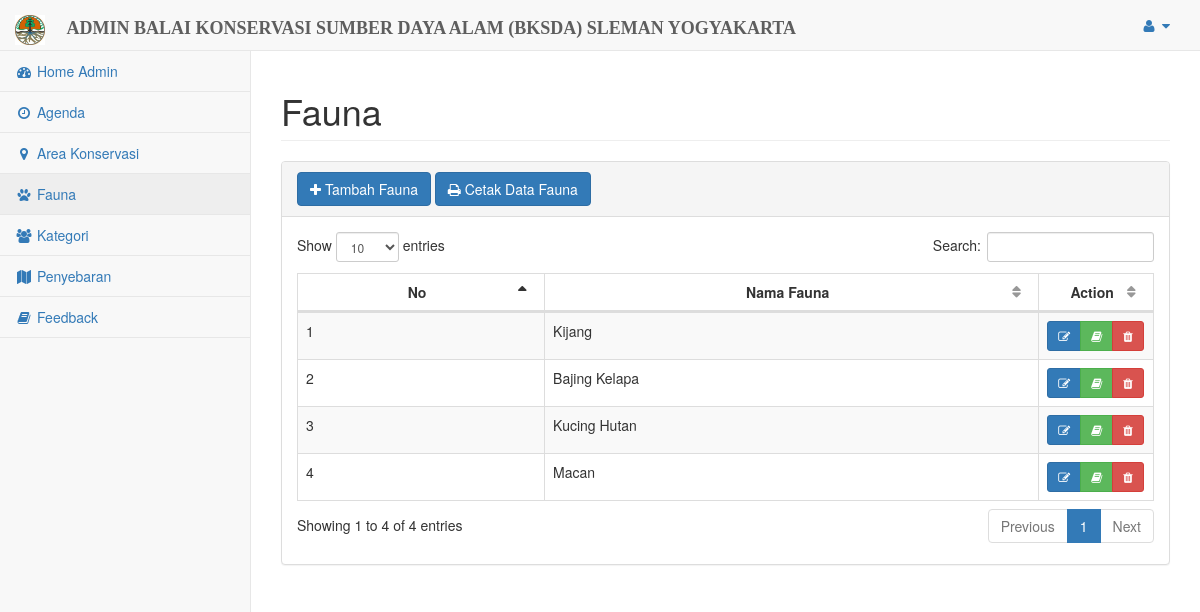
Screenshot of /admin/index.php?page=fauna (signed in) with the database file from the repository.
### tables this page shows
CREATE TABLE `fauna` (
  `id` int(11) NOT NULL,
  `nama_fauna` varchar(50) NOT NULL,
  `spesies` varchar(50) NOT NULL,
  `deskripsi` varchar(1000) NOT NULL,
  `status` enum('Sudah Dilepas ke Habitat Aslinya','Masih Dalam Penangkaran','','') NOT NULL,
  `status_konservasi_nasional` enum('dilindungi','tidak dilindungi') NOT NULL,
  `status_konservasi_internasional` enum('dilindungi','tidak dilindungi') NOT NULL,
  `family` varchar(50) NOT NULL,
  `kehidupan_sosial` varchar(50) NOT NULL,
  `id_kategori` int(11) NOT NULL,
  `gambar` varchar(255) DEFAULT NULL
);

CREATE TABLE `kategori` (
  `id` int(11) NOT NULL,
  `nama_kategori` varchar(50) NOT NULL
);

### admin/pages/fauna.php (the view, shortened to what this page needs)
<?php
require_once 'konfigurasi/koneksi.php';
$query = "SELECT fauna.*, kategori.nama_kategori, kategori.id as id_kategori FROM fauna JOIN kategori ON fauna.id_kategori = kategori.id";
$res = mysqli_query($con, $query);
$no = 1;
?>
<div id="page-wrapper">
	<div class="row">
        <div class="col-lg-12">
            <h1 class="page-header">Fauna</h1>
        </div>
    </div>
    <div class="row">
        <div class="col-lg-12">
            <div class="panel panel-default">
                <div class="panel-heading">
                    <button class="btn btn-primary" id="form-tambah-fauna"><span class="fa fa-plus"></span> Tambah Fauna</button>
										<a class="btn btn-primary" id="tambah-area_konservasi" href="laporan/cetaksemuafauna.php"><span class="fa fa-print"></span> Cetak Data Fauna </a>
                </div>
                <div class="panel-body">
                    <table width="100%" class="table  table-striped table-bordered table-hover" id="dataTables-example">
                        <thead>
                            <tr>
                                <th>No</th>
                                <th>Nama Fauna</th>
                                <th  width="7%">Action</th>
                            </tr>
                        </thead>
                        <tbody>
                        	<?php while ($data = mysqli_fetch_assoc($res)) { ?>
                             <tr class="odd gradeX">
                                <td><?php echo $no++; ?></td>
                                <td><?php echo $data["nama_fauna"]; ?></td>
                                <td width="100">
                                    <div class="btn-group" role="group" aria-label="Basic example">
                                       <button
                                            class="btn btn-primary btn-sm edit-fauna"
                                            id=""
                                            id_fauna="<?php echo $data['id']; ?>"
                                            nama_fauna="<?php echo $data['nama_fauna']; ?>"
                                            spesies ="<?php echo $data['spesies']; ?>"
                                            deskripsi="<?php echo $data['deskripsi']; ?>"
                                            status="<?php echo $data['status']; ?>"
                                            status_konservasi_nasional="<?php echo $data['status_konservasi_nasional'] ?>"
                                            status_konservasi_internasional="<?php echo $data['status_konservasi_internasional']; ?>"
                                            family="<?php echo $data['family']; ?>"
                                            kehidupan_sosial="<?php echo $data['kehidupan_sosial']; ?>"
                                            kategori="<?php echo $data['id_kategori']; ?>"
                                            gambar="<?php echo $data['gambar']; ?>"
                                        >
                                           <span class="fa fa-edit"></span>
                                       </button>
                                        <a href="proses/detail_fauna.php?id=<?php echo $data['id']; ?>" class="btn btn-success btn-sm detail_fauna"><i class="fa fa-book"></i></a>
                                       <a href="proses/hapus_fauna.php?id=<?php echo $data['id']; ?>" class="btn btn-danger btn-sm hapus-fauna">
                                           <span class="fa fa-trash"></span>
                                       </a>
                                       </div>
                                </td>
                            </tr>
                            <?php } ?>
                        </tbody>
                    </table>
                </div>
            </div>
        </div>
    </div>
</div>

### admin/assets/mycss.css (style rules this page uses)
th { text-align: center; }

### admin/index.php (style rules this page uses)
html, body { height: 100%; margin: 0; padding: 0; }

### rows the page displays
fauna: nama_fauna "Kijang"
fauna: nama_fauna "Bajing Kelapa"
fauna: nama_fauna "Kucing Hutan"
fauna: nama_fauna "Macan"
